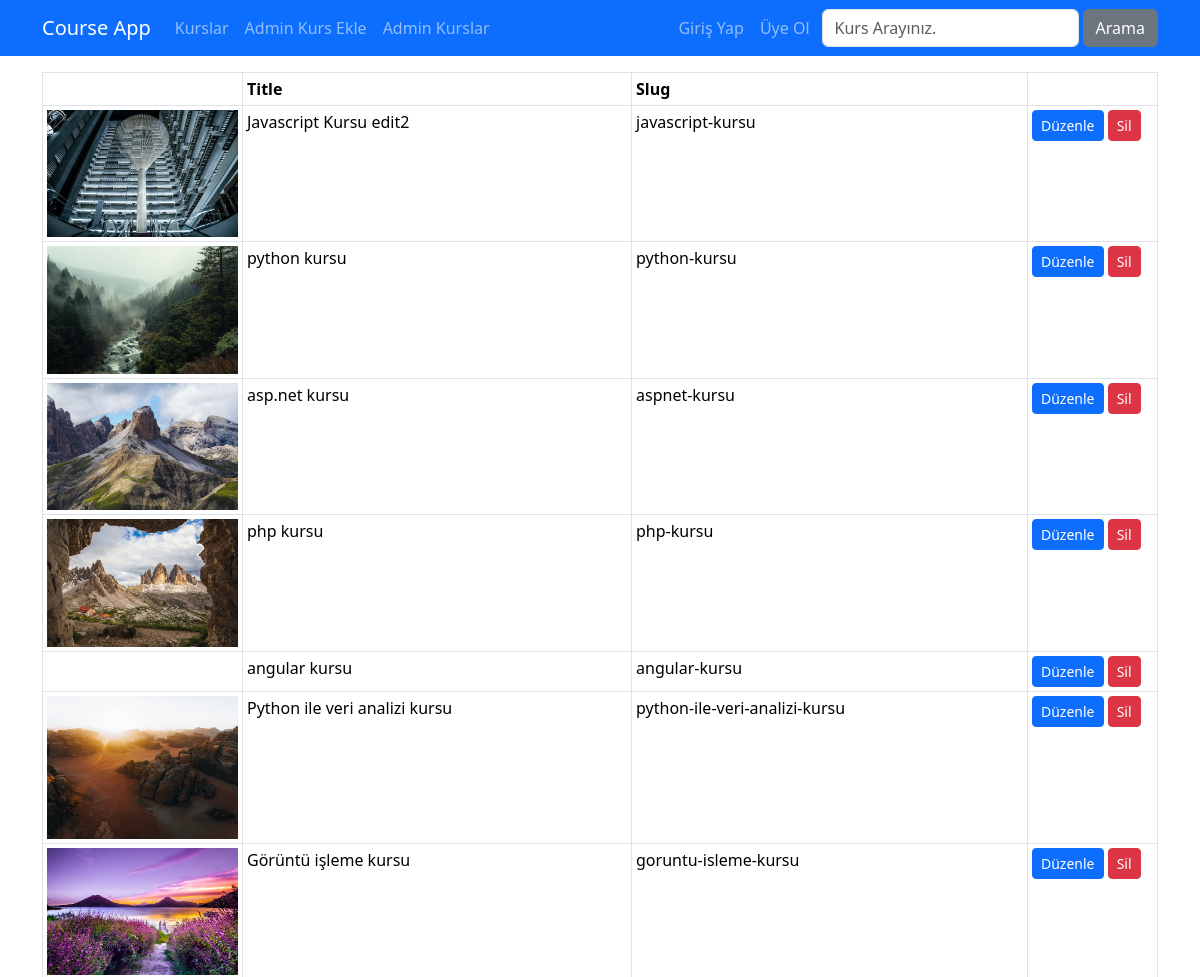
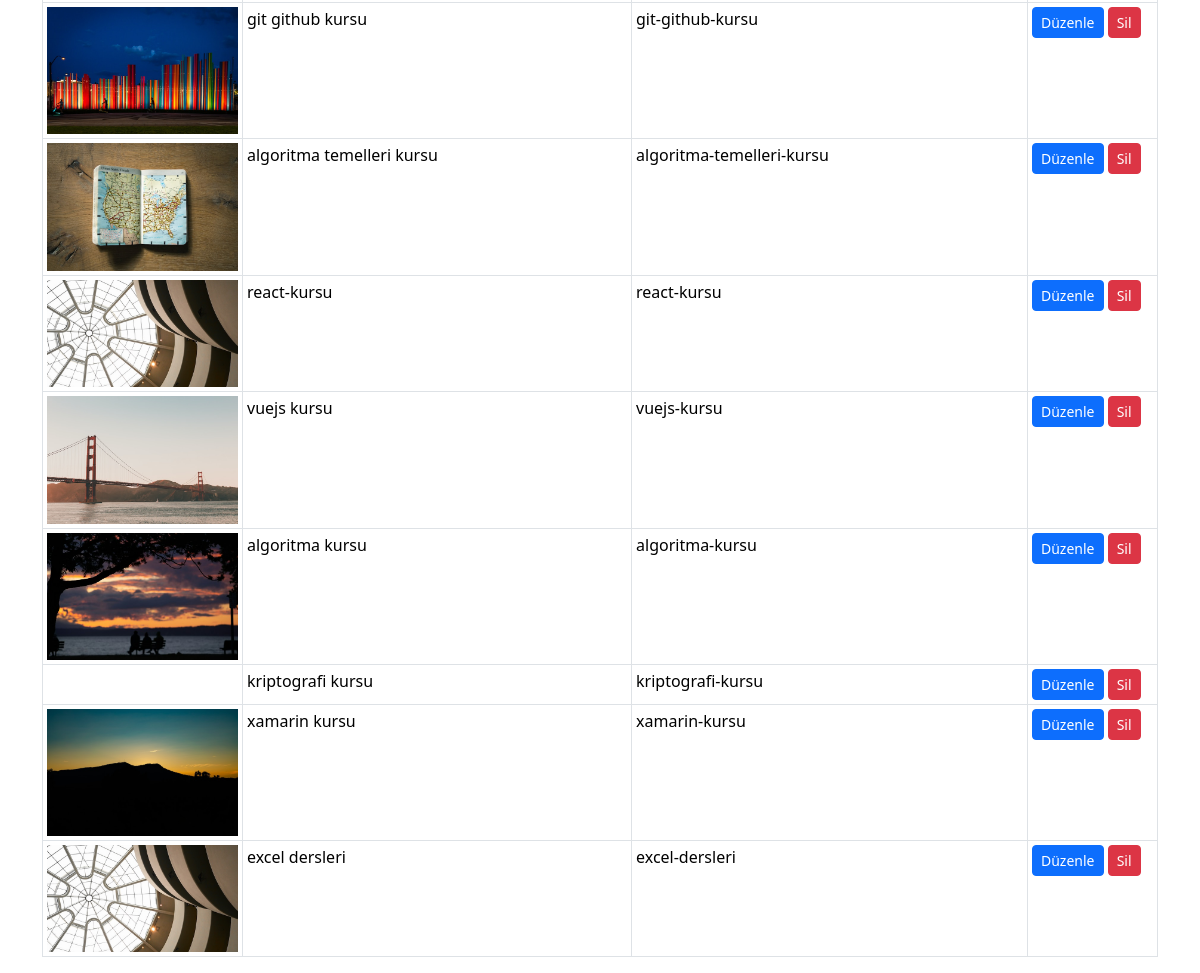
/kurs/course-list, run on the app's committed database (2 pictures, top to bottom).
### courses/models.py (models this page shows, shortened)
class Course(models.Model):
    title = models.CharField(max_length=50)
    description = models.TextField()
    image = models.ImageField(upload_to="images", default="")
    date = models.DateField(auto_now=True)
    isActive = models.BooleanField(default=False)
    isHome = models.BooleanField(default=False)
    slug = models.SlugField(default="", blank=True, null=False, unique=True, db_index=True)
    categories = models.ManyToManyField(Category)

### courses/views.py (the view)
# urls.py: path('course-list', course_list, name="course_list"),
def course_list(request):
    kurslar = Course.objects.all()
    context = dict(
        courses = kurslar,
    )
    return render(request, 'courses/course-list.html', context)

### courses/templates/courses/course-list.html (shortened to what this page needs)
{% extends 'layout.html' %}
{% load static %}
{% block css_files %}
    <link rel="stylesheet" href="{% static 'courses/css/style.css' %}">
{% endblock %}
{% block content %}
    <div class="container mt-3">
        <div class="row">
            <div class="col-12">
                <table class="table table-sm table-bordered">
                    <thead>
                        <tr>
                            <th style="width: 200px;"></th>
                            <th>Title</th>
                            <th>Slug</th>
                            <th style="width: 130px"></th>
                        </tr>
                    </thead>
                    <tbody>
                        {% for course in courses %}
                        <tr>
                            <td>
                                <img src="{{ course.image.url }}" alt="" class="img-fluid">
                            </td>
                            <td>{{ course.title }}</td>
                            <td>{{ course.slug }}</td>
                            <td>
                                <a href="{% url "course_edit" course.id %}" class="btn btn-primary btn-sm">Düzenle</a>
                                <a href="{% url "course_delete" course.id %}" class="btn btn-danger btn-sm">Sil</a>
                            </td>
                        </tr>
                        {% endfor %}
                    </tbody>
                </table>
            </div>
        </div>
    </div>
{% endblock content %}

### templates/layout.html (shortened to what this page needs)
{% load static %}
<!DOCTYPE html>
<html lang="tr">
<head>
    <link rel="stylesheet" href="{% static 'css/bootstrap.min.css' %}"/>
    {% block css_files %}{% endblock %}
</head>
<body>
    {% include 'partials/_nav.html' %}
    {% block content %}{% endblock content %}
</body>
</html>

### templates/partials/_nav.html (shortened to what this page needs)
    <nav class="navbar navbar-expand-lg bg-primary navbar-dark">
        <div class="container">
            <a href="{% url 'index' %}" class="navbar-brand">Course App</a>
            <div class="collapse navbar-collapse" id="navbar">
                <ul class="navbar-nav me-auto">
                    <li class="nav-item">
                        <a href="{% url 'index' %}" class="nav-link">Kurslar</a>
                    </li>
                    <li class="nav-item">
                        <a href="{% url "create_course" %}" class="nav-link">Admin Kurs Ekle</a>
                    </li>
                    <li class="nav-item">
                        <a href="{% url "course_list" %}" class="nav-link">Admin Kurslar</a>
                    </li>
                </ul>
                <ul class="navbar-nav me-0 me-1">
                    {% if user.is_authenticated %}
                        <li class="nav-item">
                            <a href="#" class="nav-link">{{ user.username }}</a>
                        </li>
                        <li class="nav-item">
                            <a href="{% url 'user_logout' %}" class="nav-link">Çıkış Yap</a>
                        </li>
                    {% else %}
                        <li class="nav-item">
                            <a href="{% url 'user_login' %}" class="nav-link">Giriş Yap</a>
                        </li>
                        <li class="nav-item">
                            <a href="{% url 'user_register' %}" class="nav-link">Üye Ol</a>
                        </li>
                    {% endif %}
                </ul>
                <form class="d-flex" action="{% url 'searh' %}" class="">
                    <input type="text" class="form-control me-1" name="q", placeholder="Kurs Arayınız.">
                    <button type="submit" class="btn btn-secondary">Arama</button>
                </form>
            </div>
        </div>
    </nav>

### data on the page
Course: image (picture), title "Javascript Kursu edit2", slug "javascript-kursu"
Course: image (picture), title "python kursu", slug "python-kursu"
Course: image (picture), title "asp.net kursu", slug "aspnet-kursu"
Course: image (picture), title "php kursu", slug "php-kursu"
Course: title "angular kursu", slug "angular-kursu"
Course: image (picture), title "Python ile veri analizi kursu", slug "python-ile-veri-analizi-kursu"
Course: image (picture), title "Görüntü işleme kursu", slug "goruntu-isleme-kursu"
Course: image (picture), title "git github kursu", slug "git-github-kursu"
Course: image (picture), title "algoritma temelleri kursu", slug "algoritma-temelleri-kursu"
Course: image (picture), title "react-kursu", slug "react-kursu"
Course: image (picture), title "vuejs kursu", slug "vuejs-kursu"
Course: image (picture), title "algoritma kursu", slug "algoritma-kursu"
Course: title "kriptografi kursu", slug "kriptografi-kursu"
Course: image (picture), title "xamarin kursu", slug "xamarin-kursu"
Course: image (picture), title "excel dersleri", slug "excel-dersleri"
